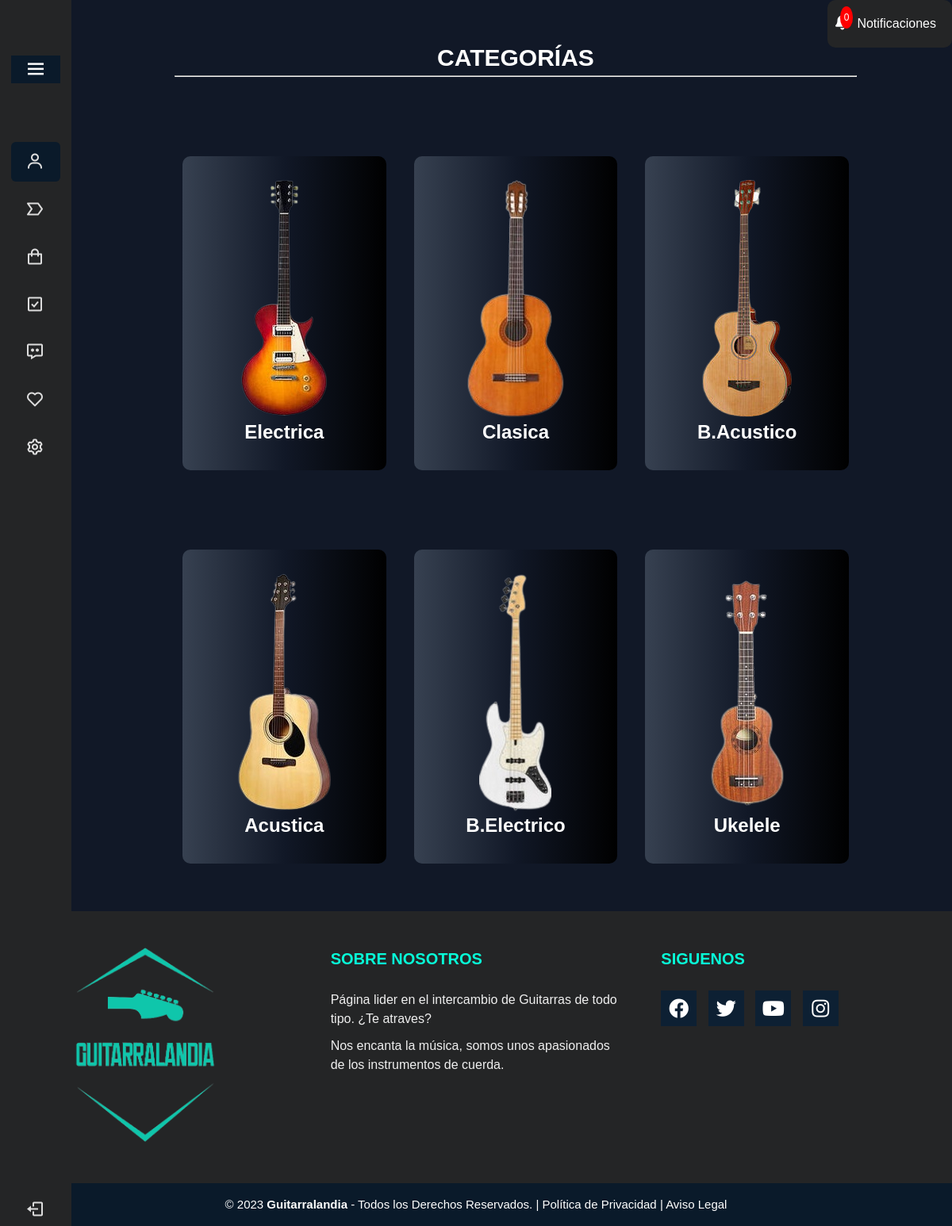
The app's page / (signed in) with its own data.
### tables this page shows
CREATE TABLE `categorias` (
  `id_categoria` int(11) NOT NULL,
  `id_categoria_padre` int(11) DEFAULT NULL,
  `nombre` varchar(50) NOT NULL,
  `img_cat` varchar(100) DEFAULT NULL,
  `descripcion` text DEFAULT NULL
);

### controlador/principal_controlador.php (called while the page is built, shortened)
<?php
require_once('modelo/productos_modelo.php');
function home() {
    $datoC = new Categoria_modelo();
    $array_datosC = $datoC->get_datosC();
    $mostrar_principal = true;
    require_once('vista/principal_vista.php');
}

### modelo/conectar.php (called while the page is built)
<?php
class Conectar {
    public static function conexion() {
        try {
            $conexion = new mysqli( '127.0.0.1:3307', 'root', '', 'guitarralandia' );
        } catch( Exception $e ) {
            die( 'Error: '.$e -> getMessage() );
        }
        return $conexion;
    }
}
?>

### modelo/productos_modelo.php (called while the page is built, shortened)
<?php
class Categoria_modelo {
    private $db;
    private $datosC;
    public function __construct() {
        require_once( 'modelo/conectar.php' );
        $this->db = Conectar::conexion();
        $this->datosC = array();
    }
    public function get_datosC() {
        $sql = 'SELECT * FROM categorias where id_categoria_padre > 0';
        $consulta = $this->db->query( $sql );
        while ( $registro = $consulta->fetch_assoc() ) {
            $this->datosC[] = $registro;
        }
        return $this->datosC;
    }
}
?>

### vista/principal_vista.php (the view, shortened to what this page needs)
<?php
include 'menu_vista.php';
if (isset($mostrar_principal) && $mostrar_principal) {
?>
    <main id="main" class="main">
        <h1 id="categ">CATEGORÍAS</h1>
        <hr>
        <div class="contenedor-flex">
            <?php
            if (isset($array_datosC)) {
                $i = 0;
                foreach ($array_datosC as $value) {
                    if (is_array($value)) {
                        if ($i == 0) {
                            echo ('<div class="columna-flex">');
                        }
                        echo '<div class="card1">';
                        echo '<form id="form_' . $value['id_categoria'] . '" action="" method="POST">';
                        echo '<a href="#" onClick="document.getElementById(\'form_' . $value['id_categoria'] . '\').submit();">';
                        echo '<img src="img/libres/' . $value['img_cat'] . '" alt="Imagen ' . $value['nombre'] . '">';
                        echo '<h2>' . $value['nombre'] . '</h2>';
                        echo '</a>';
                        echo '</form>';
                        echo ('</div>');
                        ++$i;
                        if ($i == 2) {
                            echo ('</div>');
                            $i = 0;
                        }
                    }
                }
            }
        }
        ?>
        </div>
    </main>
    </div>
    <footer>
        <?php include 'footer_vista.php';  ?>
    </footer>

### css/style.css (style rules this page uses)
body { background: rgb(17, 24, 39); font-family: "Ubuntu", sans-serif; font-size: 16px; line-height: 1.5; height: 100%; }
main { padding: 20px 10%; }
#main { padding: 20px 10%; margin-left: 100px; }
.contenedor-flex { display: flex; flex-wrap: wrap; justify-content: space-between; align-items: stretch; position: relative; }
.columna-flex { width: calc(33.33% - 10px); margin-bottom: 20px; }
#categ { text-align: center; font-size: 30px; color: #ffffff; margin-top: 30px; }
.card1 { background: linear-gradient(to right, rgb(55, 65, 81), rgb(17, 24, 39), rgb(0, 0, 0)); padding: 30px; margin-top: 100px; margin-bottom: 20px; display: flex; flex-direction: column; align-items: center; margin-left: 10px; margin-right: 10px; border-radius: 10px; transition: transform 0.8s ease; -webkit-transition: transform 0.8s ease; -moz-transition: transform 0.8s ease; -ms-transition: transform 0.8s ease; -o-transition: transform 0.8s ease; position: relative; }
.card1::before { content: "\266B\266B\266B"; opacity: 0; position: absolute; bottom: -20px; left: 50%; transform: translateX(-50%); font-size: 30px; color: #08fdd8; transition: opacity 0.5s ease, bottom 0.8s ease; }
.card1 img { max-width: 100%; display: block; margin: 0 auto; }
.card1 h2 { text-align: center; color: #fff; }
:root { --body-color: #9b27b00d; --sidebar-color: #ffffff; --primary-color: #9c27b0; --primary-color-light: #9b27b00d; --toggle-color: #dddddd; --text-color: #707070; --tran-03: all 0.2s ease; --tran-04: all 0.3s ease; --tran-05: all 0.4s ease; }
@media screen and (max-width: 1200px) { .columna-flex { width: calc(50% - 10px); } }
@media screen and (max-width: 1200px) { .columna-flex, .columna-flex-cat { width: calc(33.33% - 10px); margin-left: 0; } }

### records on screen
categorias: img_cat (picture), nombre "Electrica"
categorias: img_cat (picture), nombre "Acustica"
categorias: img_cat (picture), nombre "Clasica"
categorias: img_cat (picture), nombre "B.Electrico"
categorias: img_cat (picture), nombre "B.Acustico"
categorias: img_cat (picture), nombre "Ukelele"

### other values on screen
$num_notificaciones "0"
